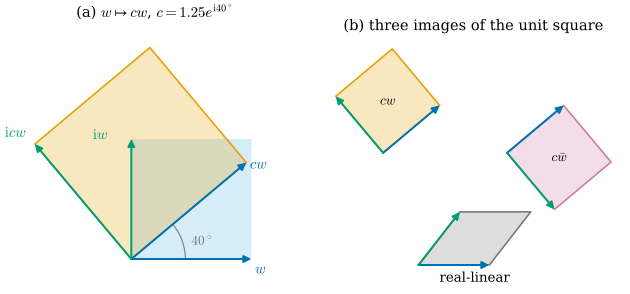

The script that saved this image:
"""Figure 43.2.1: multiplying by a complex number is a rotation and a scaling; only C-linear maps keep squares
square and oriented (Lemma 43.2.1, Proposition 43.2.7).

(a) the unit square spanned by w = 1 and i w = i (light blue, blue and green arrows) and its image under
    multiplication by c = 1.25 e^{i 40 deg} (orange outline, arrows c w and c (i w) = i (c w)).
(b) the images of the same unit square under three real-linear maps:
    C-linear     T1(w) = c w                    (square, counterclockwise order kept),
    anti-linear  T2(w) = c conj(w)              (square, order reversed: the image of i is -i turned),
    real-linear  T3 = [[1.2, 0.7], [0, 0.9]]    (parallelogram: angle 90 deg -> 52.1 deg).
Self-check: T1 has the matrix [[a, -b], [b, a]] with a + i b = c and T1(i w) = i T1(w); T2 has determinant -|c|^2;
the angle of T3 e1, T3 e2 is arccos(0.7 / sqrt(1.3)) = 52.1 deg.

Run from the project root:
``PYTHONPATH=tools python3 chapters/43-conformal-geometry/figures/fig-43-2-1-complex-linear.py``
"""

import dgfig  # noqa: E402

dgfig.setup()

import matplotlib.pyplot as plt  # noqa: E402
import numpy as np  # noqa: E402

col = dgfig.COLORS
c = 1.25 * np.exp(1j * np.radians(40))
a, b = c.real, c.imag
M1 = np.array([[a, -b], [b, a]])
M2 = np.array([[a, b], [b, -a]])          # w -> c conj(w)
M3 = np.array([[1.2, 0.7], [0.0, 0.9]])
w = np.array([1 + 0j, 1j])
assert np.allclose(M1 @ [0, 1], [(1j * c).real, (1j * c).imag])
assert np.isclose(np.linalg.det(M2), -abs(c) ** 2)
v1, v2 = M3[:, 0], M3[:, 1]
ang3 = np.degrees(np.arccos(v1 @ v2 / np.linalg.norm(v1) / np.linalg.norm(v2)))
assert abs(ang3 - 52.1) < 0.05
print("c =", np.round(c, 4), "matrix", np.round(M1, 4), "angle of T3 image %.1f deg" % ang3)

sq = np.array([[0, 0], [1, 0], [1, 1], [0, 1], [0, 0]]).T


def arrow(ax, p, d, color, label=None, off=(0, 0)):
    ax.annotate("", xy=(p[0] + d[0], p[1] + d[1]), xytext=p,
                arrowprops=dict(arrowstyle="-|>", color=color, lw=1.5, shrinkA=0, shrinkB=0))
    if label:
        ax.text(p[0] + d[0] + off[0], p[1] + d[1] + off[1], label, color=color, fontsize=11)


fig, axes = plt.subplots(1, 2, figsize=(6.6, 3.2))
ax = axes[0]
ax.fill(sq[0], sq[1], color=col["region"], alpha=0.25, lw=0)
im = M1 @ sq
ax.fill(im[0], im[1], color=col["accent"], alpha=0.25, lw=0)
ax.plot(im[0], im[1], color=col["accent"], lw=1.2)
arrow(ax, (0, 0), (1, 0), col["tangent"], r"$w$", (0.03, -0.12))
arrow(ax, (0, 0), (0, 1), col["third"], r"$\mathrm{i}w$", (-0.32, 0.0))
arrow(ax, (0, 0), (a, b), col["tangent"], r"$cw$", (0.03, -0.05))
arrow(ax, (0, 0), (-b, a), col["third"], r"$\mathrm{i}cw$", (-0.25, 0.06))
t = np.linspace(0, np.radians(40), 30)
ax.plot(0.45 * np.cos(t), 0.45 * np.sin(t), color=col["aux"], lw=0.8)
ax.text(0.5, 0.12, r"$40^\circ$", fontsize=10, color=col["aux"])
ax.set_aspect("equal")
ax.set_xlim(-1.0, 1.4)
ax.set_ylim(-0.25, 1.95)
ax.set_axis_off()
ax.set_title(r"(a) $w \mapsto cw$, $c = 1.25e^{\mathrm{i}40^\circ}$", fontsize=11)

ax = axes[1]
for M, shift, color, name in ((M1, (0.0, 0.0), col["accent"], r"$cw$"), (M2, (2.1, 0.0), col["covector"], r"$c\bar w$"),
                              (M3, (0.6, -1.9), col["aux"], "real-linear")):
    im = M @ sq + np.array(shift)[:, None]
    ax.fill(im[0], im[1], color=color, alpha=0.25, lw=0)
    ax.plot(im[0], im[1], color=color, lw=1.2)
    arrow(ax, shift, M[:, 0], col["tangent"])
    arrow(ax, shift, M[:, 1], col["third"])
    cen = im[:, :4].mean(1)
    if name == "real-linear":
        ax.text(cen[0], im[1].min() - 0.22, name, ha="center", va="center", fontsize=10)
    else:
        ax.text(cen[0], cen[1], name, ha="center", va="center", fontsize=10)
ax.set_aspect("equal")
ax.set_axis_off()
ax.set_title("(b) three images of the unit square", fontsize=11)
fig.subplots_adjust(left=0.01, right=0.99, top=0.88, bottom=0.02, wspace=0.05)
dgfig.save(fig, __file__)
